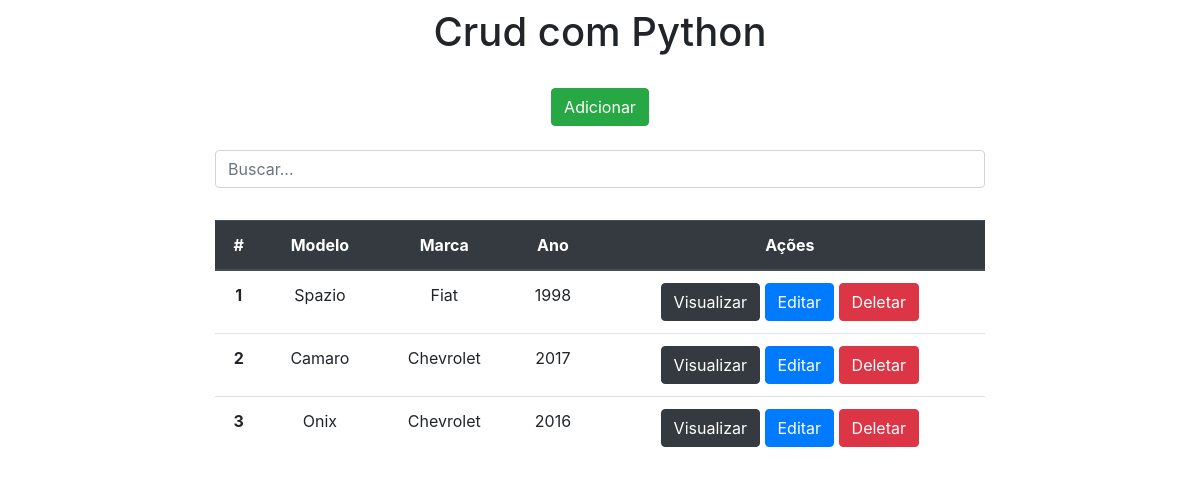
Before: / with the older database file.
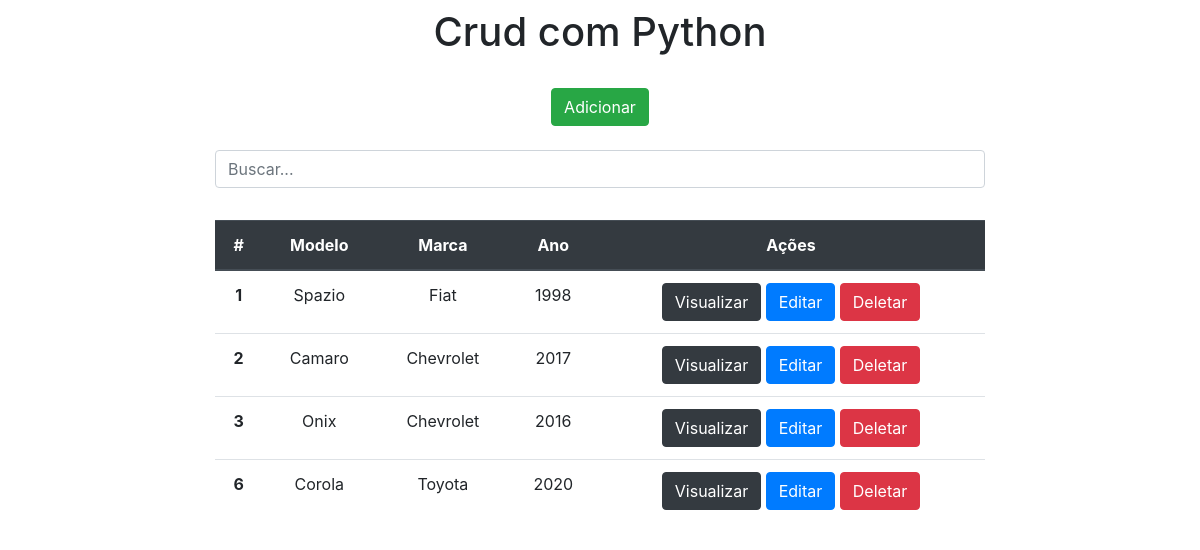
After: the same page with the newer database file.
### app/models.py (models this page shows)
class Carros(models.Model):
    modelo = models.CharField(max_length=150)
    marca = models.CharField(max_length=100)
    ano = models.IntegerField()

### app/views.py (the view)
# urls.py: 2. Add a URL to urlpatterns:  path('', views.home, name='home')
def home(request):
    data = {}
    search = request.GET.get('search')
    if search:
        data['db'] = Carros.objects.filter(modelo__icontains=search)
    else:
        data['db'] = Carros.objects.all()
    return render(request, 'index.html', data)
    return render(request, 'index.html', data)

### app/templates/index.html (shortened to what this page needs)
<!DOCTYPE html>
<html lang="pt-br">
<head>
    <link rel="stylesheet" href="https://stackpath.bootstrapcdn.com/bootstrap/4.4.1/css/bootstrap.min.css">
</head>
<body>
    <div class="col-8 m-auto pt-2 pb-2 text-center">
        <h1>Crud com Python</h1>
    </div>
    <div class="col-8 m-auto pt-3 pb-2 text-center">
        <a href="/form" class="btn btn-success">Adicionar</a>
    </div>
    <div class="col-8 m-auto pt-3 pb-2 text-center">
        <form method="get">
            <input type="text" id="search" name="search" class="form-control" placeholder="Buscar...">
        </form>
    </div>
    <div class="col-8 m-auto pt-4 pb-2 text-center">
        <table class="table">
          <thead class="thead-dark">
            <tr>
              <th scope="col">#</th>
              <th scope="col">Modelo</th>
              <th scope="col">Marca</th>
              <th scope="col">Ano</th>
              <th scope="col">Ações</th>
            </tr>
          </thead>
          <tbody>
             {% for dbs in db %}
               <tr>
                  <th>{{dbs.id}}</th>
                  <td>{{dbs.modelo}}</td>
                  <td>{{dbs.marca}}</td>
                  <td>{{dbs.ano}}</td>
                  <td>
                      <a href="/view/{{dbs.id}}/" class="btn btn-dark">Visualizar</a>
                      <a href="/edit/{{dbs.id}}/" class="btn btn-primary">Editar</a>
                      <a href="/delete/{{dbs.id}}/" class="btn btn-danger btnDel">Deletar</a>
                  </td>
                </tr>
              {% endfor %}
          </tbody>
        </table>
    </div>
    {% load static %}
</body>
</html>

Changed rows visible on the page:
added Carros: id "6", modelo "Corola", marca "Toyota", ano "2020"
